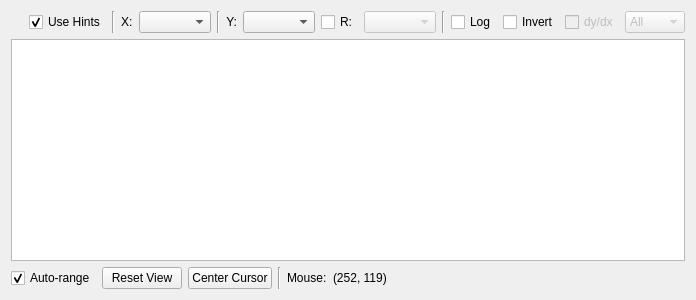
<?xml version="1.0" encoding="UTF-8"?>
<ui version="4.0">
 <class>Form</class>
 <widget class="QWidget" name="Form">
  <property name="geometry">
   <rect>
    <x>0</x>
    <y>0</y>
    <width>696</width>
    <height>300</height>
   </rect>
  </property>
  <property name="windowTitle">
   <string>Form</string>
  </property>
  <layout class="QVBoxLayout" name="verticalLayout">
   <item>
    <layout class="QHBoxLayout" name="signals_layout">
     <item>
      <spacer name="horizontalSpacer_2">
       <property name="orientation">
        <enum>Qt::Horizontal</enum>
       </property>
       <property name="sizeHint" stdset="0">
        <size>
         <width>40</width>
         <height>20</height>
        </size>
       </property>
      </spacer>
     </item>
     <item>
      <widget class="QCheckBox" name="use_hints_checkbox">
       <property name="enabled">
        <bool>true</bool>
       </property>
       <property name="text">
        <string>Use Hints</string>
       </property>
       <property name="checked">
        <bool>true</bool>
       </property>
      </widget>
     </item>
     <item>
      <widget class="Line" name="line_3">
       <property name="orientation">
        <enum>Qt::Vertical</enum>
       </property>
      </widget>
     </item>
     <item>
      <layout class="QHBoxLayout" name="horizontalLayout_6">
       <item>
        <widget class="QLabel" name="x_signal_label">
         <property name="text">
          <string>X:</string>
         </property>
        </widget>
       </item>
       <item>
        <widget class="QComboBox" name="x_signal_combobox"/>
       </item>
      </layout>
     </item>
     <item>
      <widget class="Line" name="line">
       <property name="orientation">
        <enum>Qt::Vertical</enum>
       </property>
      </widget>
     </item>
     <item>
      <layout class="QHBoxLayout" name="horizontalLayout_5">
       <item>
        <widget class="QLabel" name="y_signal_label">
         <property name="text">
          <string>Y:</string>
         </property>
         <property name="alignment">
          <set>Qt::AlignRight|Qt::AlignTrailing|Qt::AlignVCenter</set>
         </property>
        </widget>
       </item>
       <item>
        <widget class="QComboBox" name="y_signal_combobox"/>
       </item>
      </layout>
     </item>
     <item>
      <layout class="QHBoxLayout" name="horizontalLayout_4">
       <item>
        <widget class="QCheckBox" name="r_signal_checkbox">
         <property name="enabled">
          <bool>true</bool>
         </property>
         <property name="text">
          <string>R:</string>
         </property>
         <property name="checked">
          <bool>false</bool>
         </property>
        </widget>
       </item>
       <item>
        <widget class="QComboBox" name="r_signal_combobox">
         <property name="enabled">
          <bool>false</bool>
         </property>
        </widget>
       </item>
      </layout>
     </item>
     <item>
      <widget class="Line" name="line_2">
       <property name="orientation">
        <enum>Qt::Vertical</enum>
       </property>
      </widget>
     </item>
     <item>
      <widget class="QCheckBox" name="logarithm_checkbox">
       <property name="enabled">
        <bool>true</bool>
       </property>
       <property name="text">
        <string>Log</string>
       </property>
      </widget>
     </item>
     <item>
      <widget class="QCheckBox" name="invert_checkbox">
       <property name="enabled">
        <bool>true</bool>
       </property>
       <property name="text">
        <string>Invert</string>
       </property>
      </widget>
     </item>
     <item>
      <widget class="QCheckBox" name="gradient_checkbox">
       <property name="enabled">
        <bool>false</bool>
       </property>
       <property name="text">
        <string>dy/dx</string>
       </property>
      </widget>
     </item>
     <item>
      <widget class="QComboBox" name="aggregator_combobox">
       <property name="enabled">
        <bool>false</bool>
       </property>
       <property name="sizePolicy">
        <sizepolicy hsizetype="Preferred" vsizetype="Fixed">
         <horstretch>0</horstretch>
         <verstretch>0</verstretch>
        </sizepolicy>
       </property>
       <item>
        <property name="text">
         <string>All</string>
        </property>
       </item>
       <item>
        <property name="text">
         <string>Sum</string>
        </property>
       </item>
       <item>
        <property name="text">
         <string>Avg</string>
        </property>
       </item>
       <item>
        <property name="text">
         <string>Mean</string>
        </property>
       </item>
      </widget>
     </item>
    </layout>
   </item>
   <item>
    <widget class="Browser1DPlotWidget" name="plot_widget"/>
   </item>
   <item>
    <layout class="QHBoxLayout" name="plot_controls_layout">
     <item>
      <widget class="QCheckBox" name="autorange_checkbox">
       <property name="text">
        <string>Auto-range</string>
       </property>
       <property name="checked">
        <bool>true</bool>
       </property>
      </widget>
     </item>
     <item>
      <widget class="QPushButton" name="autorange_button">
       <property name="text">
        <string>Reset View</string>
       </property>
      </widget>
     </item>
     <item>
      <widget class="QPushButton" name="cursor_button">
       <property name="text">
        <string>Center Cursor</string>
       </property>
      </widget>
     </item>
     <item>
      <widget class="Line" name="line_4">
       <property name="orientation">
        <enum>Qt::Vertical</enum>
       </property>
      </widget>
     </item>
     <item>
      <widget class="QLabel" name="label_12">
       <property name="text">
        <string>Mouse:</string>
       </property>
      </widget>
     </item>
     <item>
      <widget class="QLabel" name="hover_coords_label">
       <property name="text">
        <string>(252, 119)</string>
       </property>
      </widget>
     </item>
     <item>
      <spacer name="horizontalSpacer_3">
       <property name="orientation">
        <enum>Qt::Horizontal</enum>
       </property>
       <property name="sizeHint" stdset="0">
        <size>
         <width>40</width>
         <height>20</height>
        </size>
       </property>
      </spacer>
     </item>
    </layout>
   </item>
  </layout>
 </widget>
 <customwidgets>
  <customwidget>
   <class>Browser1DPlotWidget</class>
   <extends>QGraphicsView</extends>
   <header>firefly.run_browser.lineplot_view</header>
  </customwidget>
 </customwidgets>
 <resources/>
 <connections/>
</ui>
